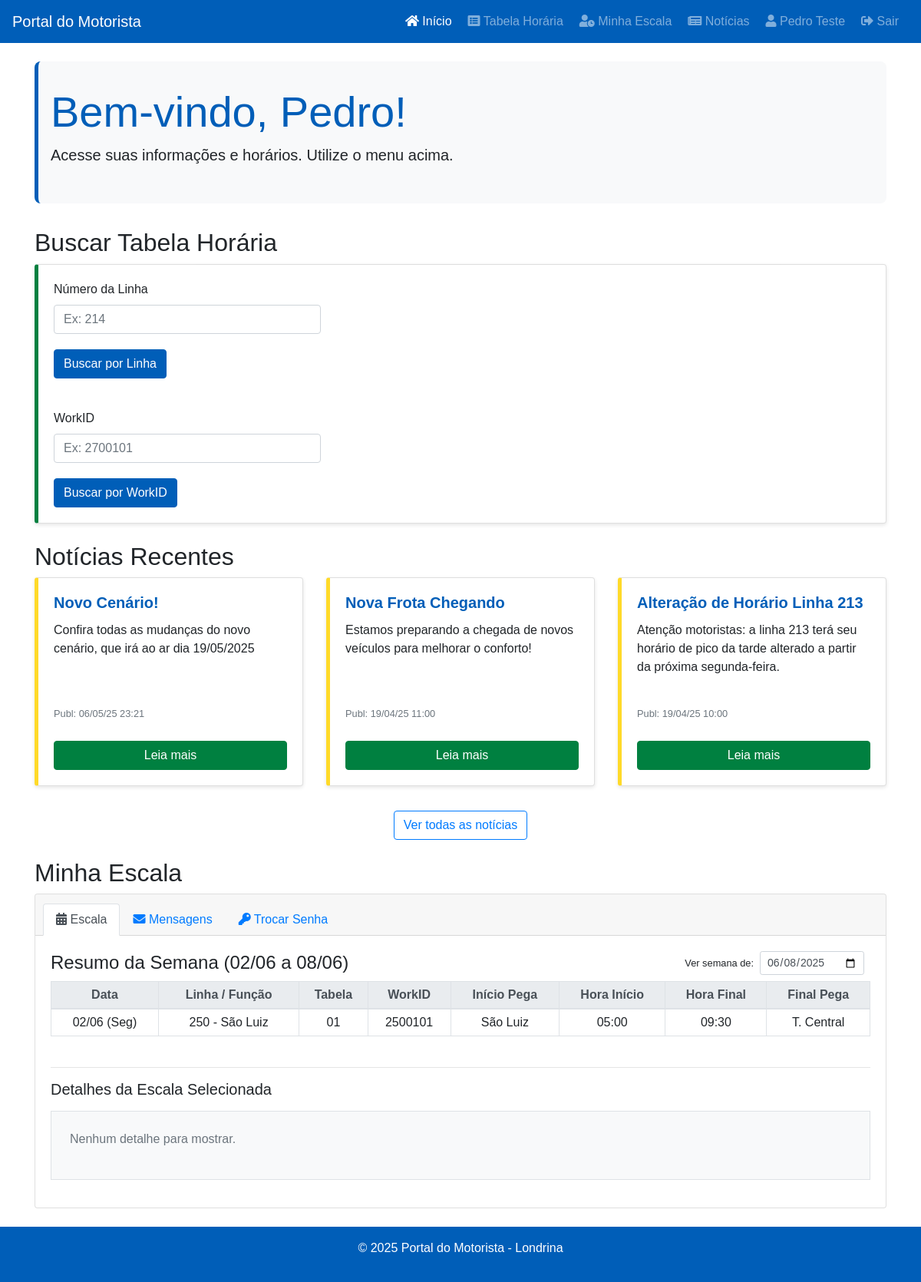
/index.php (signed in), run on the app's committed database.
### tables this page shows
CREATE TABLE `noticias` (
  `id` int(11) NOT NULL,
  `titulo` varchar(255) NOT NULL,
  `resumo` text DEFAULT NULL,
  `conteudo_completo` longtext DEFAULT NULL,
  `data_publicacao` datetime NOT NULL,
  `imagem_destaque` varchar(255) DEFAULT NULL,
  `status` enum('publicada','rascunho','arquivada') NOT NULL DEFAULT 'rascunho',
  `data_modificacao` timestamp NULL DEFAULT NULL ON UPDATE current_timestamp() COMMENT 'Data da última modificação da notícia'
);

CREATE TABLE `motorista_escalas` (
  `id` int(11) NOT NULL,
  `motorista_id` int(11) NOT NULL,
  `data` date NOT NULL,
  `work_id` varchar(50) NOT NULL DEFAULT '000000',
  `tabela_escalas` varchar(10) DEFAULT '00' COMMENT 'Num. Tabela de referência para esta escala/turno',
  `eh_extra` tinyint(1) NOT NULL DEFAULT 0 COMMENT 'Marca se é turno extra (1=Sim, 0=Não)',
  `veiculo_id` int(11) DEFAULT NULL,
  `linha_origem_id` int(11) DEFAULT NULL,
  `funcao_operacional_id` int(11) DEFAULT NULL COMMENT 'ID da função operacional, se aplicável',
  `hora_inicio_prevista` time DEFAULT NULL,
  `local_inicio_turno_id` int(11) DEFAULT NULL,
  `hora_fim_prevista` time DEFAULT NULL,
  `local_fim_turno_id` int(11) DEFAULT NULL
);

CREATE TABLE `linhas` (
  `id` int(11) NOT NULL,
  `numero` varchar(20) NOT NULL,
  `nome` varchar(150) DEFAULT NULL,
  `status_linha` enum('ativa','inativa') NOT NULL DEFAULT 'ativa',
  `imagem_ponto_ida_path` varchar(255) DEFAULT NULL COMMENT 'Path da imagem do ponto inicial IDA da linha',
  `imagem_ponto_volta_path` varchar(255) DEFAULT NULL COMMENT 'Path da imagem do ponto inicial VOLTA da linha',
  `local_virada_ida_id` int(11) DEFAULT NULL COMMENT 'ID do local que marca o fim da IDA (ponto de virada)'
);

CREATE TABLE `locais` (
  `id` int(11) NOT NULL,
  `nome` varchar(150) NOT NULL,
  `tipo` varchar(50) DEFAULT NULL,
  `imagem_path` varchar(255) DEFAULT NULL
);

### index.php (the view, shortened to what the rows shown need)
<?php
require_once 'header.php';
?>
    <main class="container mt-4">
        <section id="boas-vindas">
             <div class="jumbotron"> <h1 class="display-4"> Bem-vindo<?php if ($usuario_logado) echo ', ' . htmlspecialchars(explode(' ', $nome_usuario)[0]); ?>! </h1> </div>
        </section>
        <section id="busca-rapida" class="mb-4">
            <h2>Buscar Tabela Horária</h2>
        </section>
        <section id="noticias" class="mb-4">
             <h2>Notícias Recentes</h2>
             <div class="row">
                 <?php if ($pdo): try { $sql_noticias = "SELECT id, titulo, resumo, data_publicacao FROM noticias WHERE status = 'publicada' ORDER BY data_publicacao DESC LIMIT 3"; $stmt_noticias = $pdo->query($sql_noticias); if ($stmt_noticias->rowCount() > 0) { while ($noticia = $stmt_noticias->fetch(PDO::FETCH_ASSOC)) { ?> <div class="col-md-4 mb-3"> <div class="card h-100"> <div class="card-body d-flex flex-column"> <h5 class="card-title"><?php echo htmlspecialchars($noticia['titulo']); ?></h5> <p class="card-text"><?php echo htmlspecialchars($noticia['resumo']); ?></p> <p class="card-text mt-auto"> <small class="text-muted">Publ: <?php $data = new DateTime($noticia['data_publicacao']); echo $data->format('d/m/y H:i'); ?></small></p> <a href="ver_noticia.php?id=<?php echo $noticia['id']; ?>" class="btn btn-secondary mt-2">Leia mais</a> </div> </div> </div> <?php } } else { echo "<div class='col-12'><p class='text-info'>Nenhuma notícia recente.</p></div>"; } } catch (PDOException $e) { error_log("Erro Notícias: " . $e->getMessage()); echo "<div class='col-12'><p class='text-danger'>Erro ao carregar notícias.</p></div>"; } else: echo "<div class='col-12'><p class='text-warning'>Notícias indisponíveis.</p></div>"; endif; ?>
             </div>
         </section>
        <section id="minha-escala" class="mb-4" <?php if (!$usuario_logado) echo 'style="display: none;"'; ?>>
            <h2>Minha Escala</h2>
            <div class="card">
                 <div class="card-body"> <div class="tab-content" id="minhaEscalaPrincipalTabContent">
                        <div class="tab-pane fade show active" id="escala-principal-content" role="tabpanel" aria-labelledby="escala-principal-tab">
                            <?php
                            $resumo_semanal_completo = [];
                            $data_selecionada_contexto = date('Y-m-d');
                            $erro_busca_semana = false;
                            if ($usuario_logado && $pdo !== null) {
                                $motorista_id_logado = $_SESSION['user_id'];
                                try {
                                    $ts_selecionado = strtotime($data_selecionada_contexto);
                                    $dia_semana_num = date('N', $ts_selecionado);
                                    $data_inicio_semana = date('Y-m-d', strtotime('-'.($dia_semana_num-1).' days', $ts_selecionado));
                                    $data_fim_semana = date('Y-m-d', strtotime('+'.(7-$dia_semana_num).' days', $ts_selecionado));
                                    $sql_semana = "SELECT
                                                    esc.id AS escala_id_db, esc.data, esc.work_id, esc.eh_extra,
                                                    esc.tabela_escalas AS numero_tabela_diario,
                                                    esc.funcao_operacional_id,
                                                    lin.numero as numero_linha,
                                                    lin.nome as nome_da_linha,
                                                    fo.nome_funcao AS nome_da_funcao,
                                                    loc_ini.nome as local_inicio, loc_fim.nome as local_fim,
                                                    esc.hora_inicio_prevista, esc.hora_fim_prevista
                                                 FROM motorista_escalas AS esc
                                                 LEFT JOIN linhas AS lin ON esc.linha_origem_id = lin.id
                                                 LEFT JOIN funcoes_operacionais AS fo ON esc.funcao_operacional_id = fo.id
                                                 LEFT JOIN locais AS loc_ini ON esc.local_inicio_turno_id = loc_ini.id
                                                 LEFT JOIN locais AS loc_fim ON esc.local_fim_turno_id = loc_fim.id
                                                 WHERE esc.motorista_id = :motorista_id
                                                   AND esc.data BETWEEN :data_inicio AND :data_fim
                                                 ORDER BY esc.data ASC, esc.hora_inicio_prevista ASC";
                                    $stmt_semana = $pdo->prepare($sql_semana);
                                    $stmt_semana->bindParam(':motorista_id', $motorista_id_logado, PDO::PARAM_INT);
                                    $stmt_semana->bindParam(':data_inicio', $data_inicio_semana, PDO::PARAM_STR);
                                    $stmt_semana->bindParam(':data_fim', $data_fim_semana, PDO::PARAM_STR);
                                    $stmt_semana->execute();
                                    $resumo_semanal_completo = $stmt_semana->fetchAll(PDO::FETCH_ASSOC);
                                } catch (Exception $e) {
                                    error_log("Erro Minha Escala (Planejada): " . $e->getMessage());
                                    $erro_busca_semana = true;
                                }
                            }
                            ?>
                            <?php if($erro_busca_semana): ?>
                                <p class='text-danger'>Erro ao carregar o resumo da sua escala planejada.</p>
                            <?php elseif ($usuario_logado && $pdo !== null): ?>
                                <div class='table-responsive mb-4'>
                                    <table class='table table-sm table-bordered text-center table-hover'>
                                        <thead class='thead-light'><tr><th>Data</th><th>Linha / Função</th><th>Tabela</th><th>WorkID</th><th>Início Pega</th><th>Hora Início</th><th>Hora Final</th><th>Final Pega</th></tr></thead>
                                        <tbody>
                                        <?php
                                        $dias_pt = ['Dom','Seg','Ter','Qua','Qui','Sex','Sáb'];
                                        $datas_processadas = [];
                                        if (empty($resumo_semanal_completo)) {
                                            echo "<tr><td colspan='8' class='text-info'>Nenhuma escala planejada encontrada para esta semana.</td></tr>";
                                        } else {
                                            foreach ($resumo_semanal_completo as $escala_dia) {
                                                $data_atual_loop = $escala_dia['data'];
                                                $timestamp_loop = strtotime($data_atual_loop);
                                                $dia_num_semana_loop = (int)date('w', $timestamp_loop);
                                                $nome_dia_semana_loop = $dias_pt[$dia_num_semana_loop] ?? '?';
                                                $data_formatada_loop = date('d/m', $timestamp_loop) . ' (' . $nome_dia_semana_loop . ')';
                                                $classe_linha_dinamica = '';
                                                $work_id_upper = strtoupper($escala_dia['work_id'] ?? '');
                                                $status_especiais_motorista = ['FOLGA', 'FALTA', 'FORADEESCALA', 'FÉRIAS', 'ATESTADO'];
                                                $eh_status_especial = in_array($work_id_upper, $status_especiais_motorista);
                                                $eh_funcao_operacional = !empty($escala_dia['funcao_operacional_id']);
                                                $linha_clicavel = (!$eh_status_especial && !$eh_funcao_operacional);
                                                $estilo_clique_e_data_attrs = "";
                                                if ($linha_clicavel) {
                                                    $classe_linha_dinamica .= ' escala-row';
                                                    $estilo_clique_e_data_attrs = " style='cursor: pointer;' data-workid='" . htmlspecialchars($escala_dia['work_id'] ?? '') . "' data-date='" . $data_atual_loop . "' title='Ver detalhes da escala'";
                                                }
                                                echo "<tr class='" . trim($classe_linha_dinamica) . "'" . $estilo_clique_e_data_attrs . ">";
                                                if (!isset($datas_processadas[$data_atual_loop])) {
                                                    $rowspan_count = 0;
                                                    foreach ($resumo_semanal_completo as $check_escala) {
                                                        if ($check_escala['data'] === $data_atual_loop) {
                                                            $rowspan_count++;
                                                        }
                                                    }
                                                    echo "<td" . ($rowspan_count > 1 ? " rowspan='{$rowspan_count}'" : "") . " class='align-middle'>" . $data_formatada_loop . "</td>";
                                                    $datas_processadas[$data_atual_loop] = true;
                                                }
                                                if ($eh_status_especial) {
                                                    $texto_status = '';
                                                    if ($work_id_upper === 'FOLGA') $texto_status = 'FOLGA';
                                                    elseif ($work_id_upper === 'FÉRIAS') $texto_status = 'FÉRIAS';
                                                    elseif ($work_id_upper === 'ATESTADO') $texto_status = 'ATESTADO MÉDICO';
                                                    elseif ($work_id_upper === 'FALTA') $texto_status = 'FALTA';
                                                    elseif ($work_id_upper === 'FORADEESCALA') $texto_status = 'FORA DE ESCALA';
                                                    $classe_cor_status = 'text-muted';
                                                    if ($work_id_upper === 'FOLGA' || $work_id_upper === 'FÉRIAS') $classe_cor_status = 'text-success';
                                                    elseif ($work_id_upper === 'ATESTADO') $classe_cor_status = 'text-warning';
                                                    elseif ($work_id_upper === 'FALTA' || $work_id_upper === 'FORADEESCALA') $classe_cor_status = 'text-danger';
                                                    echo "<td colspan='7' class='{$classe_cor_status} font-weight-bold align-middle'>{$texto_status}</td>";
                                                } else {
                                                    $display_linha_funcao = '-';
                                                    if ($eh_funcao_operacional && !empty($escala_dia['nome_da_funcao'])) {
                                                        $display_linha_funcao = htmlspecialchars($escala_dia['nome_da_funcao']);
                                                    } elseif (!empty($escala_dia['numero_linha'])) {
                                                        $display_linha_funcao = htmlspecialchars($escala_dia['numero_linha']);
                                                        if (!empty($escala_dia['nome_da_linha'])) {
                                                            $display_linha_funcao .= ' - ' . htmlspecialchars($escala_dia['nome_da_linha']);
                                                        }
                                                    }
                                                    echo "<td>" . $display_linha_funcao . "</td>";
                                                    echo "<td>" . ($eh_funcao_operacional ? '-' : htmlspecialchars($escala_dia['numero_tabela_diario'] ?? '-')) . "</td>";
                                                    echo "<td>" . htmlspecialchars($escala_dia['work_id'] ?? '-') . "</td>";
                                                    echo "<td>" . htmlspecialchars($escala_dia['local_inicio'] ?? '-') . "</td>";
                                                    echo "<td>" . ($escala_dia['hora_inicio_prevista'] ? date('H:i', strtotime($escala_dia['hora_inicio_prevista'])) : '-') . "</td>";
                                                    echo "<td>" . ($escala_dia['hora_fim_prevista'] ? date('H:i', strtotime($escala_dia['hora_fim_prevista'])) : '-') . "</td>";
                                                    echo "<td>" . htmlspecialchars($escala_dia['local_fim'] ?? '-') . "</td>";
                                                }
                                                echo "</tr>";
                                            }
                                        }
                                        ?>
                                        </tbody>
                                    </table>
                                </div>
                            <?php endif; ?>
                        </div>
                     </div>
                 </div>
            </div>
        </section>
    </main>
<?php
require_once 'footer.php';
?>

### data on the page
noticias: titulo "Novo Cenário!", resumo "Confira todas as mudanças do novo cenário, que irá ao ar dia 19/05/2025", data_publicacao "06/05/25 23:21"
noticias: titulo "Nova Frota Chegando", resumo "Estamos preparando a chegada de novos veículos para melhorar o conforto!", data_publicacao "19/04/25 11:00"
noticias: titulo "Alteração de Horário Linha 213", resumo "Atenção motoristas: a linha 213 terá seu horário de pico da tarde alterado a partir da próxima segunda-feira.", data_publicacao "19/04/25 10:00"
motorista_escalas: data "02/06 (Seg)", linha_origem.nome "250 - São Luiz", tabela_escalas "01", work "2500101", local_inicio_turno.nome "São Luiz", hora_inicio_prevista "05:00", hora_fim_prevista "09:30", local_fim_turno.nome "T. Central"

### other printed values
$nome_usuario "Pedro Teste"
explode(' ', $nome_usuario)[0] "Pedro"
date('d/m', strtotime($data_inicio_semana)) "02/06"
date('d/m', strtotime($data_fim_semana)) "08/06"
